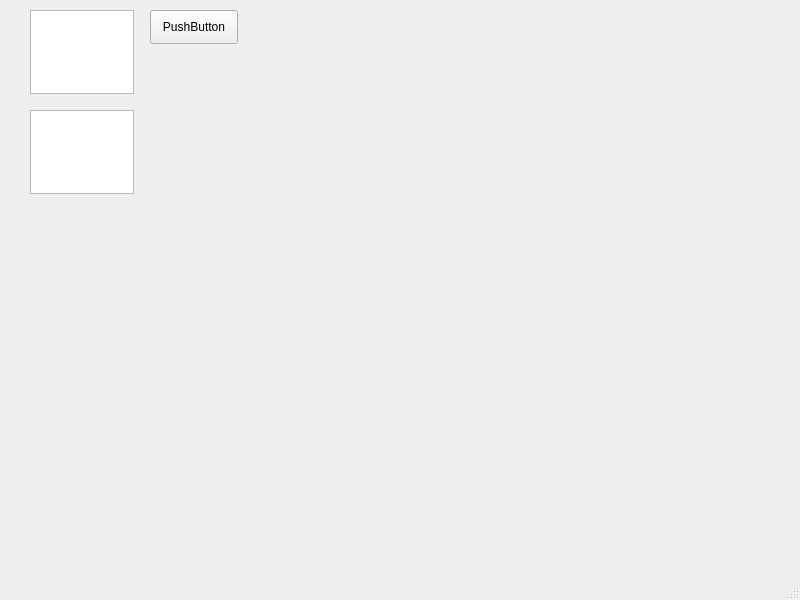
<?xml version="1.0" encoding="UTF-8"?>
<ui version="4.0">
 <class>MainWindow</class>
 <widget class="QMainWindow" name="MainWindow">
  <property name="geometry">
   <rect>
    <x>0</x>
    <y>0</y>
    <width>800</width>
    <height>600</height>
   </rect>
  </property>
  <property name="windowTitle">
   <string>MainWindow</string>
  </property>
  <widget class="QWidget" name="centralwidget">
   <widget class="QPushButton" name="pushButton">
    <property name="geometry">
     <rect>
      <x>150</x>
      <y>10</y>
      <width>88</width>
      <height>34</height>
     </rect>
    </property>
    <property name="text">
     <string>PushButton</string>
    </property>
   </widget>
   <widget class="QTextEdit" name="textEdit">
    <property name="geometry">
     <rect>
      <x>30</x>
      <y>10</y>
      <width>104</width>
      <height>84</height>
     </rect>
    </property>
   </widget>
   <widget class="QTextEdit" name="textEdit_2">
    <property name="geometry">
     <rect>
      <x>30</x>
      <y>110</y>
      <width>104</width>
      <height>84</height>
     </rect>
    </property>
   </widget>
  </widget>
  <widget class="QMenuBar" name="menubar">
   <property name="geometry">
    <rect>
     <x>0</x>
     <y>0</y>
     <width>800</width>
     <height>30</height>
    </rect>
   </property>
  </widget>
  <widget class="QStatusBar" name="statusbar"/>
 </widget>
 <resources/>
 <connections/>
</ui>
